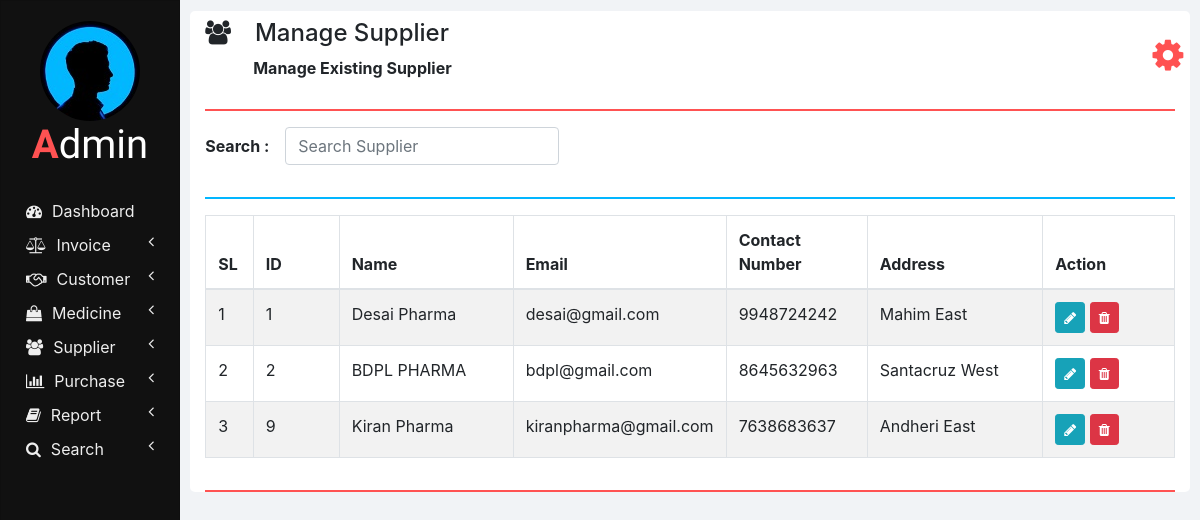
Page /manage_supplier.php on the committed database.
### tables this page shows
CREATE TABLE `suppliers` (
  `ID` int(11) NOT NULL,
  `NAME` varchar(100) NOT NULL,
  `EMAIL` varchar(100) NOT NULL,
  `CONTACT_NUMBER` varchar(10) NOT NULL,
  `ADDRESS` varchar(100) NOT NULL
);

### php/manage_supplier.php (the view, shortened to what this page needs)
<?php
  function showSuppliers($id) {
    require "db_connection.php";
    if($con) {
      $seq_no = 0;
      $query = "SELECT * FROM suppliers";
      $result = mysqli_query($con, $query);
      while($row = mysqli_fetch_array($result)) {
        $seq_no++;
        if($row['ID'] == $id)
          showEditOptionsRow($seq_no, $row);
        else
          showSupplierRow($seq_no, $row);
      }
    }
  }
  function showSupplierRow($seq_no, $row) {
    ?>
    <tr>
      <td><?php echo $seq_no; ?></td>
      <td><?php echo $row['ID'] ?></td>
      <td><?php echo $row['NAME']; ?></td>
      <td><?php echo $row['EMAIL']; ?></td>
      <td><?php echo $row['CONTACT_NUMBER']; ?></td>
      <td><?php echo $row['ADDRESS']; ?></td>
      <td>
        <button href="" class="btn btn-info btn-sm" onclick="editSupplier(<?php echo $row['ID']; ?>);">
          <i class="fa fa-pencil"></i>
        </button>
        <button class="btn btn-danger btn-sm" onclick="deleteSupplier(<?php echo $row['ID']; ?>);">
          <i class="fa fa-trash"></i>
        </button>
      </td>
    </tr>
    <?php
  }
  ?>

### css/sidenav.css (style rules this page uses)
body { background-color: #f1f3f6; }
.sidenav { width: 15%; height: 100vh; background-color: #222222; position: fixed; z-index: 1; flex: 1 0 auto; }
.card { width: 100%; height: 100%; top: 0; border-radius: 0; background-color: #111111; }
.logo .logo-caption { font-family: 'Poiret One', cursive; color: #ffffff; text-align: center; margin-bottom: 25px; }
.logo .profile { margin-left: 50%; border-radius: 50%; transform: translate(-50%); }
.logo .tweak { color: #ff5252; font-weight: bold; }
.main-menu-item { padding: 5px 5px; cursor: pointer; }
.main-menu-item > a { color: #eeeeee; text-decoration: none; font-size: 16px; }
.main-menu-item > a > span { margin-left: 10px; }

### css/home.css (style rules this page uses)
html, body { height: 100vh; }

### rows in the picture
suppliers: seq_no "1", ID "1", NAME "Desai Pharma", EMAIL "desai@gmail.com", CONTACT_NUMBER "9948724242", ADDRESS "Mahim East"
suppliers: seq_no "2", ID "2", NAME "BDPL PHARMA", EMAIL "bdpl@gmail.com", CONTACT_NUMBER "8645632963", ADDRESS "Santacruz West"
suppliers: seq_no "3", ID "9", NAME "Kiran Pharma", EMAIL "kiranpharma@gmail.com", CONTACT_NUMBER "7638683637", ADDRESS "Andheri East"

### other values in the picture
$heading "Manage Supplier"
$sub_heading "Manage Existing Supplier"
